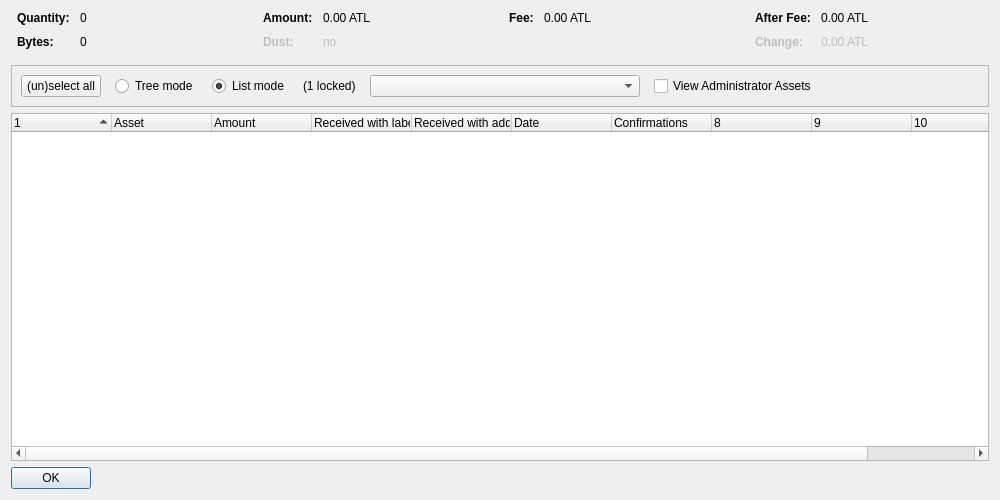
<?xml version="1.0" encoding="UTF-8"?>
<ui version="4.0">
 <class>AssetControlDialog</class>
 <widget class="QDialog" name="AssetControlDialog">
  <property name="geometry">
   <rect>
    <x>0</x>
    <y>0</y>
    <width>1000</width>
    <height>500</height>
   </rect>
  </property>
  <property name="windowTitle">
   <string>Asset Selection</string>
  </property>
  <layout class="QVBoxLayout" name="verticalLayout">
   <item>
    <layout class="QHBoxLayout" name="horizontalLayoutTop" stretch="0,0,0,0">
     <property name="topMargin">
      <number>0</number>
     </property>
     <property name="bottomMargin">
      <number>10</number>
     </property>
     <item>
      <layout class="QFormLayout" name="formLayoutAssetControl1">
       <property name="horizontalSpacing">
        <number>10</number>
       </property>
       <property name="verticalSpacing">
        <number>10</number>
       </property>
       <property name="leftMargin">
        <number>6</number>
       </property>
       <property name="rightMargin">
        <number>6</number>
       </property>
       <item row="0" column="0">
        <widget class="QLabel" name="labelAssetControlQuantityText">
         <property name="font">
          <font>
           <weight>75</weight>
           <bold>true</bold>
          </font>
         </property>
         <property name="text">
          <string>Quantity:</string>
         </property>
        </widget>
       </item>
       <item row="0" column="1">
        <widget class="QLabel" name="labelAssetControlQuantity">
         <property name="cursor">
          <cursorShape>IBeamCursor</cursorShape>
         </property>
         <property name="contextMenuPolicy">
          <enum>Qt::ActionsContextMenu</enum>
         </property>
         <property name="text">
          <string notr="true">0</string>
         </property>
         <property name="textInteractionFlags">
          <set>Qt::LinksAccessibleByMouse|Qt::TextSelectableByKeyboard|Qt::TextSelectableByMouse</set>
         </property>
        </widget>
       </item>
       <item row="1" column="0">
        <widget class="QLabel" name="labelAssetControlBytesText">
         <property name="font">
          <font>
           <weight>75</weight>
           <bold>true</bold>
          </font>
         </property>
         <property name="text">
          <string>Bytes:</string>
         </property>
        </widget>
       </item>
       <item row="1" column="1">
        <widget class="QLabel" name="labelAssetControlBytes">
         <property name="cursor">
          <cursorShape>IBeamCursor</cursorShape>
         </property>
         <property name="contextMenuPolicy">
          <enum>Qt::ActionsContextMenu</enum>
         </property>
         <property name="text">
          <string notr="true">0</string>
         </property>
         <property name="textInteractionFlags">
          <set>Qt::LinksAccessibleByMouse|Qt::TextSelectableByKeyboard|Qt::TextSelectableByMouse</set>
         </property>
        </widget>
       </item>
      </layout>
     </item>
     <item>
      <layout class="QFormLayout" name="formLayoutAssetControl2">
       <property name="horizontalSpacing">
        <number>10</number>
       </property>
       <property name="verticalSpacing">
        <number>10</number>
       </property>
       <property name="leftMargin">
        <number>6</number>
       </property>
       <property name="rightMargin">
        <number>6</number>
       </property>
       <item row="0" column="0">
        <widget class="QLabel" name="labelAssetControlAmountText">
         <property name="font">
          <font>
           <weight>75</weight>
           <bold>true</bold>
          </font>
         </property>
         <property name="text">
          <string>Amount:</string>
         </property>
        </widget>
       </item>
       <item row="0" column="1">
        <widget class="QLabel" name="labelAssetControlAmount">
         <property name="cursor">
          <cursorShape>IBeamCursor</cursorShape>
         </property>
         <property name="contextMenuPolicy">
          <enum>Qt::ActionsContextMenu</enum>
         </property>
         <property name="text">
          <string notr="true">0.00 ATL</string>
         </property>
         <property name="textInteractionFlags">
          <set>Qt::LinksAccessibleByMouse|Qt::TextSelectableByKeyboard|Qt::TextSelectableByMouse</set>
         </property>
        </widget>
       </item>
       <item row="1" column="0">
        <widget class="QLabel" name="labelAssetControlLowOutputText">
         <property name="enabled">
          <bool>false</bool>
         </property>
         <property name="font">
          <font>
           <weight>75</weight>
           <bold>true</bold>
          </font>
         </property>
         <property name="text">
          <string>Dust:</string>
         </property>
        </widget>
       </item>
       <item row="1" column="1">
        <widget class="QLabel" name="labelAssetControlLowOutput">
         <property name="enabled">
          <bool>false</bool>
         </property>
         <property name="cursor">
          <cursorShape>IBeamCursor</cursorShape>
         </property>
         <property name="contextMenuPolicy">
          <enum>Qt::ActionsContextMenu</enum>
         </property>
         <property name="text">
          <string notr="true">no</string>
         </property>
         <property name="textInteractionFlags">
          <set>Qt::LinksAccessibleByMouse|Qt::TextSelectableByKeyboard|Qt::TextSelectableByMouse</set>
         </property>
        </widget>
       </item>
      </layout>
     </item>
     <item>
      <layout class="QFormLayout" name="formLayoutAssetControl3">
       <property name="horizontalSpacing">
        <number>10</number>
       </property>
       <property name="verticalSpacing">
        <number>10</number>
       </property>
       <property name="leftMargin">
        <number>6</number>
       </property>
       <property name="rightMargin">
        <number>6</number>
       </property>
       <item row="0" column="0">
        <widget class="QLabel" name="labelAssetControlFeeText">
         <property name="font">
          <font>
           <weight>75</weight>
           <bold>true</bold>
          </font>
         </property>
         <property name="text">
          <string>Fee:</string>
         </property>
        </widget>
       </item>
       <item row="0" column="1">
        <widget class="QLabel" name="labelAssetControlFee">
         <property name="cursor">
          <cursorShape>IBeamCursor</cursorShape>
         </property>
         <property name="contextMenuPolicy">
          <enum>Qt::ActionsContextMenu</enum>
         </property>
         <property name="text">
          <string notr="true">0.00 ATL</string>
         </property>
         <property name="textInteractionFlags">
          <set>Qt::LinksAccessibleByMouse|Qt::TextSelectableByKeyboard|Qt::TextSelectableByMouse</set>
         </property>
        </widget>
       </item>
      </layout>
     </item>
     <item>
      <layout class="QFormLayout" name="formLayoutAssetControl4">
       <property name="horizontalSpacing">
        <number>10</number>
       </property>
       <property name="verticalSpacing">
        <number>10</number>
       </property>
       <property name="leftMargin">
        <number>6</number>
       </property>
       <property name="rightMargin">
        <number>6</number>
       </property>
       <item row="0" column="0">
        <widget class="QLabel" name="labelAssetControlAfterFeeText">
         <property name="font">
          <font>
           <weight>75</weight>
           <bold>true</bold>
          </font>
         </property>
         <property name="text">
          <string>After Fee:</string>
         </property>
        </widget>
       </item>
       <item row="0" column="1">
        <widget class="QLabel" name="labelAssetControlAfterFee">
         <property name="cursor">
          <cursorShape>IBeamCursor</cursorShape>
         </property>
         <property name="contextMenuPolicy">
          <enum>Qt::ActionsContextMenu</enum>
         </property>
         <property name="text">
          <string notr="true">0.00 ATL</string>
         </property>
         <property name="textInteractionFlags">
          <set>Qt::LinksAccessibleByMouse|Qt::TextSelectableByKeyboard|Qt::TextSelectableByMouse</set>
         </property>
        </widget>
       </item>
       <item row="1" column="0">
        <widget class="QLabel" name="labelAssetControlChangeText">
         <property name="enabled">
          <bool>false</bool>
         </property>
         <property name="font">
          <font>
           <weight>75</weight>
           <bold>true</bold>
          </font>
         </property>
         <property name="text">
          <string>Change:</string>
         </property>
        </widget>
       </item>
       <item row="1" column="1">
        <widget class="QLabel" name="labelAssetControlChange">
         <property name="enabled">
          <bool>false</bool>
         </property>
         <property name="cursor">
          <cursorShape>IBeamCursor</cursorShape>
         </property>
         <property name="contextMenuPolicy">
          <enum>Qt::ActionsContextMenu</enum>
         </property>
         <property name="text">
          <string notr="true">0.00 ATL</string>
         </property>
         <property name="textInteractionFlags">
          <set>Qt::LinksAccessibleByMouse|Qt::TextSelectableByKeyboard|Qt::TextSelectableByMouse</set>
         </property>
        </widget>
       </item>
      </layout>
     </item>
    </layout>
   </item>
   <item>
    <widget class="QFrame" name="frame">
     <property name="minimumSize">
      <size>
       <width>0</width>
       <height>40</height>
      </size>
     </property>
     <property name="frameShape">
      <enum>QFrame::StyledPanel</enum>
     </property>
     <property name="frameShadow">
      <enum>QFrame::Sunken</enum>
     </property>
     <layout class="QHBoxLayout" name="horizontalLayout">
      <item>
       <layout class="QHBoxLayout" name="horizontalLayoutPanel" stretch="0,0,0,0,0,0,0">
        <property name="spacing">
         <number>14</number>
        </property>
        <item>
         <widget class="QPushButton" name="pushButtonSelectAll">
          <property name="sizePolicy">
           <sizepolicy hsizetype="Maximum" vsizetype="Fixed">
            <horstretch>0</horstretch>
            <verstretch>0</verstretch>
           </sizepolicy>
          </property>
          <property name="text">
           <string>(un)select all</string>
          </property>
          <property name="autoDefault">
           <bool>false</bool>
          </property>
         </widget>
        </item>
        <item>
         <widget class="QRadioButton" name="radioTreeMode">
          <property name="sizePolicy">
           <sizepolicy hsizetype="Maximum" vsizetype="Fixed">
            <horstretch>0</horstretch>
            <verstretch>0</verstretch>
           </sizepolicy>
          </property>
          <property name="text">
           <string>Tree mode</string>
          </property>
         </widget>
        </item>
        <item>
         <widget class="QRadioButton" name="radioListMode">
          <property name="sizePolicy">
           <sizepolicy hsizetype="Maximum" vsizetype="Fixed">
            <horstretch>0</horstretch>
            <verstretch>0</verstretch>
           </sizepolicy>
          </property>
          <property name="text">
           <string>List mode</string>
          </property>
          <property name="checked">
           <bool>true</bool>
          </property>
         </widget>
        </item>
        <item>
         <widget class="QLabel" name="labelLocked">
          <property name="text">
           <string notr="true">(1 locked)</string>
          </property>
         </widget>
        </item>
        <item>
         <widget class="QComboBox" name="assetList">
          <property name="minimumContentsLength">
           <number>30</number>
          </property>
         </widget>
        </item>
        <item>
         <widget class="QCheckBox" name="viewAdministrator">
          <property name="toolTip">
           <string>View assets that you have the ownership asset for</string>
          </property>
          <property name="text">
           <string>View Administrator Assets</string>
          </property>
         </widget>
        </item>
        <item>
         <spacer name="horizontalSpacer">
          <property name="orientation">
           <enum>Qt::Horizontal</enum>
          </property>
          <property name="sizeHint" stdset="0">
           <size>
            <width>40</width>
            <height>20</height>
           </size>
          </property>
         </spacer>
        </item>
       </layout>
      </item>
     </layout>
    </widget>
   </item>
   <item>
    <widget class="AssetControlTreeWidget" name="treeWidget">
     <property name="contextMenuPolicy">
      <enum>Qt::CustomContextMenu</enum>
     </property>
     <property name="sortingEnabled">
      <bool>false</bool>
     </property>
     <property name="columnCount">
      <number>11</number>
     </property>
     <attribute name="headerShowSortIndicator" stdset="0">
      <bool>true</bool>
     </attribute>
     <attribute name="headerStretchLastSection">
      <bool>false</bool>
     </attribute>
     <column>
      <property name="text">
       <string/>
      </property>
     </column>
     <column>
      <property name="text">
       <string>Asset</string>
      </property>
     </column>
     <column>
      <property name="text">
       <string>Amount</string>
      </property>
     </column>
     <column>
      <property name="text">
       <string>Received with label</string>
      </property>
     </column>
     <column>
      <property name="text">
       <string>Received with address</string>
      </property>
     </column>
     <column>
      <property name="text">
       <string>Date</string>
      </property>
     </column>
     <column>
      <property name="text">
       <string>Confirmations</string>
      </property>
      <property name="toolTip">
       <string>Confirmed</string>
      </property>
     </column>
     <column>
      <property name="text">
       <string/>
      </property>
     </column>
     <column>
      <property name="text">
       <string/>
      </property>
     </column>
     <column>
      <property name="text">
       <string/>
      </property>
     </column>
     <column>
      <property name="text">
       <string/>
      </property>
     </column>
    </widget>
   </item>
   <item>
    <widget class="QDialogButtonBox" name="buttonBox">
     <property name="sizePolicy">
      <sizepolicy hsizetype="Maximum" vsizetype="Fixed">
       <horstretch>0</horstretch>
       <verstretch>0</verstretch>
      </sizepolicy>
     </property>
     <property name="orientation">
      <enum>Qt::Horizontal</enum>
     </property>
     <property name="standardButtons">
      <set>QDialogButtonBox::Ok</set>
     </property>
    </widget>
   </item>
  </layout>
 </widget>
 <customwidgets>
  <customwidget>
   <class>AssetControlTreeWidget</class>
   <extends>QTreeWidget</extends>
   <header location="global">assetcontroltreewidget.h</header>
  </customwidget>
 </customwidgets>
 <resources/>
 <connections/>
</ui>
